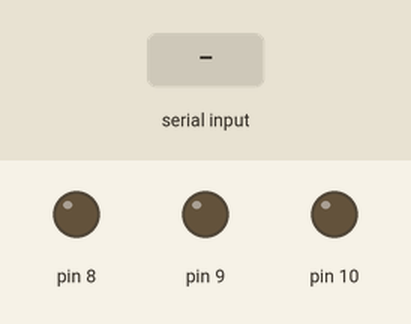
Recording of a sketch running on a simulated Arduino Uno, built with avr-gcc and run on an emulated ATmega328P. On the bench: output pins drawn as LEDs (lit = HIGH). Dashed ring = blinking. The test bench sets the inputs (shaded band).

Above: at 1.2 s.
1.3 s: "p" received over Serial
At 1.51 s:
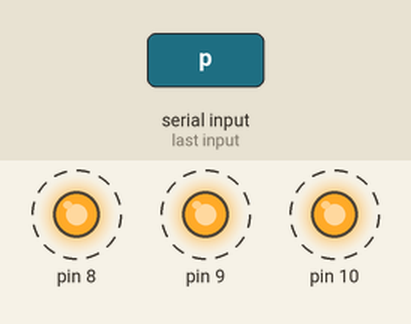
Timing chart, 0 to 10.3 s (numbered marks = the images above; inputs shaded):
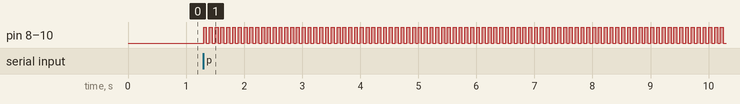

Measured:
- after the input at 1.3 s, pin 8–10: alternates HIGH for 0.05 s and LOW for 0.05 s, starting at once

The sketch:

03.ino
```cpp
void setup(){
  pinMode(8, OUTPUT);
  pinMode(9, OUTPUT);
  pinMode(10, OUTPUT);
  Serial.begin(9600);
}

void loop(){
  if(Serial.available()){
    char valor1 = Serial.read();
    if(valor1 == 'k'){
      digitalWrite(8, HIGH);
      digitalWrite(9, HIGH);
      digitalWrite(10, HIGH);

    }else if(valor1 == 'p'){
      int tempo = 100;
      for(int i = 0; i < tempo; i++){
        digitalWrite(8, HIGH);
        digitalWrite(9, HIGH);
        digitalWrite(10, HIGH);
        delay(50);

        digitalWrite(8, LOW);
        digitalWrite(9, LOW);
        digitalWrite(10, LOW);
        delay(50);
      }
    }
  }
}
```
